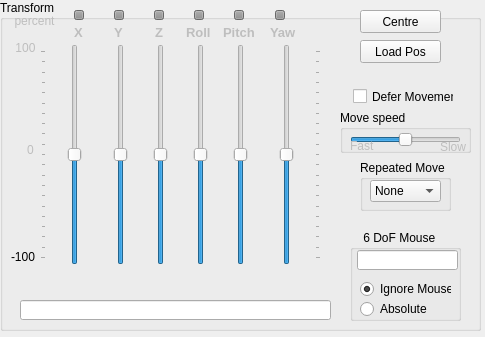
<?xml version="1.0" encoding="UTF-8"?>
<ui version="4.0">
 <class>Frame</class>
 <widget class="QFrame" name="Frame">
  <property name="geometry">
   <rect>
    <x>0</x>
    <y>0</y>
    <width>485</width>
    <height>337</height>
   </rect>
  </property>
  <property name="windowTitle">
   <string>Frame</string>
  </property>
  <widget class="QGroupBox" name="transform_panel">
   <property name="enabled">
    <bool>true</bool>
   </property>
   <property name="geometry">
    <rect>
     <x>0</x>
     <y>0</y>
     <width>481</width>
     <height>331</height>
    </rect>
   </property>
   <property name="title">
    <string>Transform</string>
   </property>
   <property name="flat">
    <bool>false</bool>
   </property>
   <widget class="QSlider" name="sld_0">
    <property name="enabled">
     <bool>true</bool>
    </property>
    <property name="geometry">
     <rect>
      <x>40</x>
      <y>44</y>
      <width>61</width>
      <height>221</height>
     </rect>
    </property>
    <property name="minimum">
     <number>-100</number>
    </property>
    <property name="maximum">
     <number>100</number>
    </property>
    <property name="value">
     <number>0</number>
    </property>
    <property name="orientation">
     <enum>Qt::Vertical</enum>
    </property>
    <property name="tickPosition">
     <enum>QSlider::TicksAbove</enum>
    </property>
   </widget>
   <widget class="QSlider" name="sld_3">
    <property name="geometry">
     <rect>
      <x>190</x>
      <y>44</y>
      <width>21</width>
      <height>221</height>
     </rect>
    </property>
    <property name="minimum">
     <number>-100</number>
    </property>
    <property name="maximum">
     <number>100</number>
    </property>
    <property name="value">
     <number>0</number>
    </property>
    <property name="orientation">
     <enum>Qt::Vertical</enum>
    </property>
    <property name="tickPosition">
     <enum>QSlider::NoTicks</enum>
    </property>
   </widget>
   <widget class="QSlider" name="sld_1">
    <property name="geometry">
     <rect>
      <x>110</x>
      <y>44</y>
      <width>21</width>
      <height>221</height>
     </rect>
    </property>
    <property name="minimum">
     <number>-100</number>
    </property>
    <property name="maximum">
     <number>100</number>
    </property>
    <property name="value">
     <number>0</number>
    </property>
    <property name="orientation">
     <enum>Qt::Vertical</enum>
    </property>
    <property name="tickPosition">
     <enum>QSlider::NoTicks</enum>
    </property>
   </widget>
   <widget class="QSlider" name="sld_2">
    <property name="geometry">
     <rect>
      <x>150</x>
      <y>44</y>
      <width>21</width>
      <height>221</height>
     </rect>
    </property>
    <property name="minimum">
     <number>-100</number>
    </property>
    <property name="maximum">
     <number>100</number>
    </property>
    <property name="value">
     <number>0</number>
    </property>
    <property name="orientation">
     <enum>Qt::Vertical</enum>
    </property>
    <property name="tickPosition">
     <enum>QSlider::NoTicks</enum>
    </property>
   </widget>
   <widget class="QSlider" name="sld_4">
    <property name="geometry">
     <rect>
      <x>230</x>
      <y>44</y>
      <width>21</width>
      <height>221</height>
     </rect>
    </property>
    <property name="minimum">
     <number>-100</number>
    </property>
    <property name="maximum">
     <number>100</number>
    </property>
    <property name="value">
     <number>0</number>
    </property>
    <property name="orientation">
     <enum>Qt::Vertical</enum>
    </property>
    <property name="tickPosition">
     <enum>QSlider::NoTicks</enum>
    </property>
   </widget>
   <widget class="QSlider" name="sld_5">
    <property name="enabled">
     <bool>true</bool>
    </property>
    <property name="geometry">
     <rect>
      <x>260</x>
      <y>44</y>
      <width>61</width>
      <height>221</height>
     </rect>
    </property>
    <property name="minimum">
     <number>-100</number>
    </property>
    <property name="maximum">
     <number>100</number>
    </property>
    <property name="value">
     <number>0</number>
    </property>
    <property name="orientation">
     <enum>Qt::Vertical</enum>
    </property>
    <property name="tickPosition">
     <enum>QSlider::TicksBelow</enum>
    </property>
   </widget>
   <widget class="QLabel" name="label_5">
    <property name="geometry">
     <rect>
      <x>0</x>
      <y>250</y>
      <width>46</width>
      <height>13</height>
     </rect>
    </property>
    <property name="text">
     <string>-100</string>
    </property>
    <property name="alignment">
     <set>Qt::AlignCenter</set>
    </property>
   </widget>
   <widget class="QLabel" name="label_6">
    <property name="enabled">
     <bool>false</bool>
    </property>
    <property name="geometry">
     <rect>
      <x>10</x>
      <y>40</y>
      <width>31</width>
      <height>16</height>
     </rect>
    </property>
    <property name="text">
     <string>100</string>
    </property>
    <property name="alignment">
     <set>Qt::AlignCenter</set>
    </property>
   </widget>
   <widget class="QLabel" name="label_3">
    <property name="enabled">
     <bool>false</bool>
    </property>
    <property name="geometry">
     <rect>
      <x>20</x>
      <y>140</y>
      <width>21</width>
      <height>20</height>
     </rect>
    </property>
    <property name="text">
     <string>0</string>
    </property>
    <property name="alignment">
     <set>Qt::AlignCenter</set>
    </property>
   </widget>
   <widget class="QGroupBox" name="gb_space_mouse">
    <property name="enabled">
     <bool>true</bool>
    </property>
    <property name="geometry">
     <rect>
      <x>350</x>
      <y>230</y>
      <width>111</width>
      <height>91</height>
     </rect>
    </property>
    <property name="title">
     <string>    6 DoF Mouse</string>
    </property>
    <widget class="QLineEdit" name="txt_spacemouse">
     <property name="enabled">
      <bool>true</bool>
     </property>
     <property name="geometry">
      <rect>
       <x>7</x>
       <y>20</y>
       <width>101</width>
       <height>20</height>
      </rect>
     </property>
    </widget>
    <widget class="QRadioButton" name="rb_m_off">
     <property name="enabled">
      <bool>true</bool>
     </property>
     <property name="geometry">
      <rect>
       <x>10</x>
       <y>50</y>
       <width>91</width>
       <height>18</height>
      </rect>
     </property>
     <property name="text">
      <string>Ignore Mouse</string>
     </property>
     <property name="checked">
      <bool>true</bool>
     </property>
    </widget>
    <widget class="QRadioButton" name="rb_m_abs">
     <property name="enabled">
      <bool>true</bool>
     </property>
     <property name="geometry">
      <rect>
       <x>10</x>
       <y>70</y>
       <width>91</width>
       <height>18</height>
      </rect>
     </property>
     <property name="text">
      <string>Absolute</string>
     </property>
    </widget>
    <widget class="QRadioButton" name="rb_m_inc">
     <property name="enabled">
      <bool>false</bool>
     </property>
     <property name="geometry">
      <rect>
       <x>10</x>
       <y>90</y>
       <width>91</width>
       <height>18</height>
      </rect>
     </property>
     <property name="text">
      <string>Incremental</string>
     </property>
     <property name="checkable">
      <bool>false</bool>
     </property>
    </widget>
   </widget>
   <widget class="QCheckBox" name="chk_instant_move">
    <property name="enabled">
     <bool>true</bool>
    </property>
    <property name="geometry">
     <rect>
      <x>353</x>
      <y>86</y>
      <width>101</width>
      <height>21</height>
     </rect>
    </property>
    <property name="text">
     <string>Defer Movement</string>
    </property>
   </widget>
   <widget class="QLabel" name="label">
    <property name="enabled">
     <bool>false</bool>
    </property>
    <property name="geometry">
     <rect>
      <x>74</x>
      <y>24</y>
      <width>21</width>
      <height>16</height>
     </rect>
    </property>
    <property name="font">
     <font>
      <pointsize>10</pointsize>
      <weight>75</weight>
      <bold>true</bold>
     </font>
    </property>
    <property name="text">
     <string>X</string>
    </property>
   </widget>
   <widget class="QLabel" name="label_7">
    <property name="enabled">
     <bool>false</bool>
    </property>
    <property name="geometry">
     <rect>
      <x>114</x>
      <y>24</y>
      <width>21</width>
      <height>16</height>
     </rect>
    </property>
    <property name="font">
     <font>
      <pointsize>10</pointsize>
      <weight>75</weight>
      <bold>true</bold>
     </font>
    </property>
    <property name="text">
     <string>Y</string>
    </property>
   </widget>
   <widget class="QLabel" name="label_8">
    <property name="enabled">
     <bool>false</bool>
    </property>
    <property name="geometry">
     <rect>
      <x>155</x>
      <y>24</y>
      <width>20</width>
      <height>16</height>
     </rect>
    </property>
    <property name="font">
     <font>
      <pointsize>10</pointsize>
      <weight>75</weight>
      <bold>true</bold>
     </font>
    </property>
    <property name="text">
     <string>Z</string>
    </property>
   </widget>
   <widget class="QLabel" name="label_9">
    <property name="enabled">
     <bool>false</bool>
    </property>
    <property name="geometry">
     <rect>
      <x>186</x>
      <y>24</y>
      <width>31</width>
      <height>16</height>
     </rect>
    </property>
    <property name="font">
     <font>
      <pointsize>10</pointsize>
      <weight>75</weight>
      <bold>true</bold>
     </font>
    </property>
    <property name="text">
     <string>Roll</string>
    </property>
   </widget>
   <widget class="QLabel" name="label_10">
    <property name="enabled">
     <bool>false</bool>
    </property>
    <property name="geometry">
     <rect>
      <x>223</x>
      <y>24</y>
      <width>41</width>
      <height>16</height>
     </rect>
    </property>
    <property name="font">
     <font>
      <pointsize>10</pointsize>
      <weight>75</weight>
      <bold>true</bold>
     </font>
    </property>
    <property name="text">
     <string>Pitch</string>
    </property>
   </widget>
   <widget class="QLabel" name="label_11">
    <property name="enabled">
     <bool>false</bool>
    </property>
    <property name="geometry">
     <rect>
      <x>270</x>
      <y>24</y>
      <width>31</width>
      <height>16</height>
     </rect>
    </property>
    <property name="font">
     <font>
      <pointsize>10</pointsize>
      <weight>75</weight>
      <bold>true</bold>
     </font>
    </property>
    <property name="text">
     <string>Yaw</string>
    </property>
   </widget>
   <widget class="QPushButton" name="btn_centre">
    <property name="enabled">
     <bool>true</bool>
    </property>
    <property name="geometry">
     <rect>
      <x>360</x>
      <y>10</y>
      <width>81</width>
      <height>23</height>
     </rect>
    </property>
    <property name="text">
     <string>Centre</string>
    </property>
   </widget>
   <widget class="QLabel" name="label_12">
    <property name="enabled">
     <bool>false</bool>
    </property>
    <property name="geometry">
     <rect>
      <x>14</x>
      <y>11</y>
      <width>41</width>
      <height>20</height>
     </rect>
    </property>
    <property name="text">
     <string>percent</string>
    </property>
    <property name="alignment">
     <set>Qt::AlignCenter</set>
    </property>
   </widget>
   <widget class="QPushButton" name="btn_load_pos">
    <property name="enabled">
     <bool>true</bool>
    </property>
    <property name="geometry">
     <rect>
      <x>360</x>
      <y>40</y>
      <width>81</width>
      <height>23</height>
     </rect>
    </property>
    <property name="text">
     <string>Load Pos</string>
    </property>
   </widget>
   <widget class="QProgressBar" name="pg_0">
    <property name="enabled">
     <bool>false</bool>
    </property>
    <property name="geometry">
     <rect>
      <x>74</x>
      <y>10</y>
      <width>10</width>
      <height>10</height>
     </rect>
    </property>
    <property name="maximum">
     <number>1</number>
    </property>
    <property name="value">
     <number>1</number>
    </property>
    <property name="textVisible">
     <bool>false</bool>
    </property>
   </widget>
   <widget class="QProgressBar" name="pg_1">
    <property name="enabled">
     <bool>false</bool>
    </property>
    <property name="geometry">
     <rect>
      <x>114</x>
      <y>10</y>
      <width>10</width>
      <height>10</height>
     </rect>
    </property>
    <property name="maximum">
     <number>1</number>
    </property>
    <property name="value">
     <number>1</number>
    </property>
    <property name="textVisible">
     <bool>false</bool>
    </property>
   </widget>
   <widget class="QProgressBar" name="pg_3">
    <property name="enabled">
     <bool>false</bool>
    </property>
    <property name="geometry">
     <rect>
      <x>194</x>
      <y>10</y>
      <width>10</width>
      <height>10</height>
     </rect>
    </property>
    <property name="maximum">
     <number>1</number>
    </property>
    <property name="value">
     <number>1</number>
    </property>
    <property name="textVisible">
     <bool>false</bool>
    </property>
   </widget>
   <widget class="QProgressBar" name="pg_2">
    <property name="enabled">
     <bool>false</bool>
    </property>
    <property name="geometry">
     <rect>
      <x>154</x>
      <y>10</y>
      <width>10</width>
      <height>10</height>
     </rect>
    </property>
    <property name="maximum">
     <number>1</number>
    </property>
    <property name="value">
     <number>1</number>
    </property>
    <property name="textVisible">
     <bool>false</bool>
    </property>
   </widget>
   <widget class="QProgressBar" name="pg_5">
    <property name="enabled">
     <bool>false</bool>
    </property>
    <property name="geometry">
     <rect>
      <x>275</x>
      <y>10</y>
      <width>10</width>
      <height>10</height>
     </rect>
    </property>
    <property name="maximum">
     <number>1</number>
    </property>
    <property name="value">
     <number>1</number>
    </property>
    <property name="textVisible">
     <bool>false</bool>
    </property>
   </widget>
   <widget class="QProgressBar" name="pg_4">
    <property name="enabled">
     <bool>false</bool>
    </property>
    <property name="geometry">
     <rect>
      <x>234</x>
      <y>10</y>
      <width>10</width>
      <height>10</height>
     </rect>
    </property>
    <property name="maximum">
     <number>1</number>
    </property>
    <property name="value">
     <number>1</number>
    </property>
    <property name="textVisible">
     <bool>false</bool>
    </property>
   </widget>
   <widget class="QGroupBox" name="groupBox_2">
    <property name="enabled">
     <bool>true</bool>
    </property>
    <property name="geometry">
     <rect>
      <x>340</x>
      <y>110</y>
      <width>131</width>
      <height>43</height>
     </rect>
    </property>
    <property name="title">
     <string>Move speed</string>
    </property>
    <widget class="QLabel" name="label_15">
     <property name="enabled">
      <bool>false</bool>
     </property>
     <property name="geometry">
      <rect>
       <x>100</x>
       <y>29</y>
       <width>31</width>
       <height>16</height>
      </rect>
     </property>
     <property name="text">
      <string>Slow</string>
     </property>
    </widget>
    <widget class="QSlider" name="sld_lag">
     <property name="enabled">
      <bool>true</bool>
     </property>
     <property name="geometry">
      <rect>
       <x>10</x>
       <y>20</y>
       <width>111</width>
       <height>20</height>
      </rect>
     </property>
     <property name="minimum">
      <number>20</number>
     </property>
     <property name="maximum">
      <number>2000</number>
     </property>
     <property name="singleStep">
      <number>20</number>
     </property>
     <property name="value">
      <number>1000</number>
     </property>
     <property name="orientation">
      <enum>Qt::Horizontal</enum>
     </property>
    </widget>
    <widget class="QLabel" name="label_14">
     <property name="enabled">
      <bool>false</bool>
     </property>
     <property name="geometry">
      <rect>
       <x>10</x>
       <y>29</y>
       <width>40</width>
       <height>14</height>
      </rect>
     </property>
     <property name="text">
      <string>Fast</string>
     </property>
    </widget>
   </widget>
   <widget class="QGroupBox" name="groupBox">
    <property name="geometry">
     <rect>
      <x>360</x>
      <y>160</y>
      <width>91</width>
      <height>51</height>
     </rect>
    </property>
    <property name="title">
     <string>Repeated Move</string>
    </property>
    <widget class="QComboBox" name="cmb_repeated_move">
     <property name="geometry">
      <rect>
       <x>10</x>
       <y>20</y>
       <width>71</width>
       <height>22</height>
      </rect>
     </property>
     <item>
      <property name="text">
       <string>None</string>
      </property>
     </item>
     <item>
      <property name="text">
       <string>Surge</string>
      </property>
     </item>
     <item>
      <property name="text">
       <string>Sway</string>
      </property>
     </item>
     <item>
      <property name="text">
       <string>Heave</string>
      </property>
     </item>
     <item>
      <property name="text">
       <string>Roll</string>
      </property>
     </item>
     <item>
      <property name="text">
       <string>Pitch</string>
      </property>
     </item>
     <item>
      <property name="text">
       <string>Yaw</string>
      </property>
     </item>
     <item>
      <property name="text">
       <string>ALL</string>
      </property>
     </item>
    </widget>
   </widget>
   <widget class="QLineEdit" name="txt_info">
    <property name="enabled">
     <bool>true</bool>
    </property>
    <property name="geometry">
     <rect>
      <x>20</x>
      <y>300</y>
      <width>311</width>
      <height>20</height>
     </rect>
    </property>
   </widget>
  </widget>
 </widget>
 <resources/>
 <connections/>
</ui>
